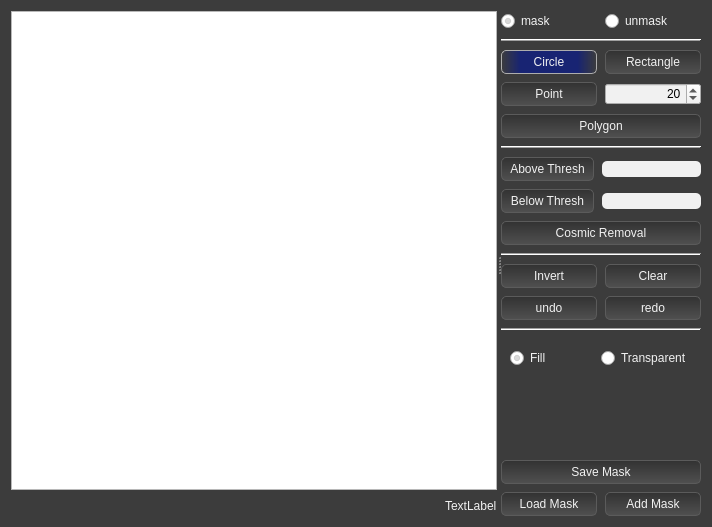
<?xml version="1.0" encoding="UTF-8"?>
<ui version="4.0">
 <class>xrs_mask_widget</class>
 <widget class="QWidget" name="xrs_mask_widget">
  <property name="geometry">
   <rect>
    <x>0</x>
    <y>0</y>
    <width>712</width>
    <height>527</height>
   </rect>
  </property>
  <property name="windowTitle">
   <string>XRS - Suite Mask creation</string>
  </property>
  <property name="styleSheet">
   <string notr="true">#xrs_mask_widget, #start_values, #page, #pyFAI, #fit2d, QTabWidget, QTabWidget::tab-bar,  QTabWidget::panel, QToolBox::panel{  
     background: #3C3C3C;      
 }  
   
 QLabel , QCheckBox, QGroupBox, QRadioButton, QListWidget::item, QPushButton, QToolBox::tab, QSpinBox, QDoubleSpinBox  {  
     color: #F1F1F1;
    
    font-size: 12px;
 }  
 QCheckBox{  
     border-radius: 5px;  
 }  
 QRadioButton {  
     font-weight: normal;  
 }  
   
 QLineEdit  {  
     border-radius: 5px;  
     background: #F1F1F1;  
     color: black;  
 }  
QSpinBox, QDoubleSpinBox {
	background-color:  #F1F1F1;
	color: black;
}

  
QPushButton{  
     background: qlineargradient(spread:pad, x1:0, y1:0, x2:0, y2:1, stop:0 #323232, stop:1 #505050);
     border: 1px solid #5B5B5B;
     border-radius: 5px; 
     padding-left: 8px;
    padding-right: 8px;  
    padding-bottom: 4px; 
    padding-top: 4px;
 }  

QPushButton::disabled{
}

QPushButton::hover{  
     border:1px solid #ADADAD;  
     padding: 5px;  
 }  
 
QPushButton::checked{
	background: qlineargradient(spread:pad, x1:0, y1:1, x2:1, y2:1, stop:0 #3C3C3C,  stop:0.2 rgba(0,20,150,155), stop:0.8 rgba(0,20,150,155), stop:1 #3C3C3C);
     border:1px solid #ADADAD;
}
 QGroupBox {  
     border: 1px solid #ADADAD;  
     border-radius: 4px;  
     margin-top: 7px;  
     padding: 0px  
 }  
 QGroupBox::title {  
      subcontrol-origin: margin;  
      left: 20px  
  }



QTabBar::tab {  
     background: qlineargradient(spread:pad, x1:0, y1:1, x2:0, y2:0, stop:0 #3C3C3C, stop:1 #505050);
     border: 1px solid  #5B5B5B;  

     border-radius:2px;
     padding-right: 10px;  
     color: #FFF;  
     width: 80px;  
    height: 13px;
    padding: 3px;
    padding-bottom: 5px;
     margin-top: 1px ;
 }  
   
 QTabBar::tab:hover {  
     border: 1px solid #ADADAD;  
 }  
   
 QTabBar::tab:selected {  
     border:1px solid  #ADADAD;  
}
QTabBar::tab:last{
    border-top-right-radius: 10px;
    border-bottom-right-radius: 10px;
}
QTabBar::tab:first{
    border-top-left-radius: 10px;
    border-bottom-left-radius: 10px;
}
 QTabBar::tab:!selected {  
    margin-top: 1px;
    padding-top: 3px;
 }  </string>
  </property>
  <layout class="QHBoxLayout" name="horizontalLayout_2">
   <item>
    <widget class="QSplitter" name="splitter">
     <property name="orientation">
      <enum>Qt::Horizontal</enum>
     </property>
     <widget class="QWidget" name="layoutWidget">
      <layout class="QVBoxLayout" name="verticalLayout">
       <item>
        <widget class="GraphicsLayoutWidget" name="img_pg_layout"/>
       </item>
       <item>
        <layout class="QHBoxLayout" name="horizontalLayout">
         <item>
          <spacer name="horizontalSpacer">
           <property name="orientation">
            <enum>Qt::Horizontal</enum>
           </property>
           <property name="sizeHint" stdset="0">
            <size>
             <width>118</width>
             <height>20</height>
            </size>
           </property>
          </spacer>
         </item>
         <item>
          <widget class="QLabel" name="pos_lbl">
           <property name="text">
            <string>TextLabel</string>
           </property>
          </widget>
         </item>
        </layout>
       </item>
      </layout>
     </widget>
     <widget class="QWidget" name="widget" native="true">
      <property name="maximumSize">
       <size>
        <width>200</width>
        <height>16777215</height>
       </size>
      </property>
      <layout class="QVBoxLayout" name="verticalLayout_2">
       <property name="spacing">
        <number>8</number>
       </property>
       <property name="margin">
        <number>0</number>
       </property>
       <item>
        <layout class="QHBoxLayout" name="horizontalLayout_3">
         <item>
          <widget class="QRadioButton" name="mask_rb">
           <property name="text">
            <string>mask</string>
           </property>
           <property name="checked">
            <bool>true</bool>
           </property>
          </widget>
         </item>
         <item>
          <widget class="QRadioButton" name="unmask_rb">
           <property name="text">
            <string>unmask</string>
           </property>
           <property name="checked">
            <bool>false</bool>
           </property>
          </widget>
         </item>
        </layout>
       </item>
       <item>
        <widget class="Line" name="line_2">
         <property name="frameShadow">
          <enum>QFrame::Raised</enum>
         </property>
         <property name="orientation">
          <enum>Qt::Horizontal</enum>
         </property>
        </widget>
       </item>
       <item>
        <layout class="QGridLayout" name="gridLayout">
         <property name="spacing">
          <number>8</number>
         </property>
         <item row="0" column="0">
          <widget class="QPushButton" name="circle_btn">
           <property name="text">
            <string>Circle</string>
           </property>
           <property name="checkable">
            <bool>true</bool>
           </property>
           <property name="checked">
            <bool>true</bool>
           </property>
           <property name="flat">
            <bool>true</bool>
           </property>
          </widget>
         </item>
         <item row="0" column="1">
          <widget class="QPushButton" name="rectangle_btn">
           <property name="text">
            <string>Rectangle</string>
           </property>
           <property name="checkable">
            <bool>true</bool>
           </property>
           <property name="flat">
            <bool>true</bool>
           </property>
          </widget>
         </item>
         <item row="1" column="0">
          <widget class="QPushButton" name="point_btn">
           <property name="text">
            <string>Point</string>
           </property>
           <property name="checkable">
            <bool>true</bool>
           </property>
           <property name="flat">
            <bool>true</bool>
           </property>
          </widget>
         </item>
         <item row="1" column="1">
          <widget class="QSpinBox" name="point_size_sb">
           <property name="alignment">
            <set>Qt::AlignRight|Qt::AlignTrailing|Qt::AlignVCenter</set>
           </property>
           <property name="maximum">
            <number>4000</number>
           </property>
           <property name="value">
            <number>20</number>
           </property>
          </widget>
         </item>
         <item row="2" column="0" colspan="2">
          <widget class="QPushButton" name="polygon_btn">
           <property name="text">
            <string>Polygon</string>
           </property>
           <property name="checkable">
            <bool>true</bool>
           </property>
           <property name="flat">
            <bool>true</bool>
           </property>
          </widget>
         </item>
        </layout>
       </item>
       <item>
        <widget class="Line" name="line">
         <property name="frameShadow">
          <enum>QFrame::Raised</enum>
         </property>
         <property name="orientation">
          <enum>Qt::Horizontal</enum>
         </property>
        </widget>
       </item>
       <item>
        <layout class="QGridLayout" name="gridLayout_2">
         <property name="spacing">
          <number>8</number>
         </property>
         <item row="1" column="1">
          <widget class="QLineEdit" name="below_thresh_txt">
           <property name="alignment">
            <set>Qt::AlignRight|Qt::AlignTrailing|Qt::AlignVCenter</set>
           </property>
          </widget>
         </item>
         <item row="1" column="0">
          <widget class="QPushButton" name="below_thresh_btn">
           <property name="text">
            <string>Below Thresh</string>
           </property>
           <property name="flat">
            <bool>true</bool>
           </property>
          </widget>
         </item>
         <item row="2" column="0" colspan="2">
          <widget class="QPushButton" name="cosmic_btn">
           <property name="text">
            <string>Cosmic Removal</string>
           </property>
           <property name="flat">
            <bool>true</bool>
           </property>
          </widget>
         </item>
         <item row="0" column="1">
          <widget class="QLineEdit" name="above_thresh_txt">
           <property name="alignment">
            <set>Qt::AlignRight|Qt::AlignTrailing|Qt::AlignVCenter</set>
           </property>
          </widget>
         </item>
         <item row="0" column="0">
          <widget class="QPushButton" name="above_thresh_btn">
           <property name="text">
            <string>Above Thresh</string>
           </property>
           <property name="flat">
            <bool>true</bool>
           </property>
          </widget>
         </item>
        </layout>
       </item>
       <item>
        <widget class="Line" name="line_5">
         <property name="orientation">
          <enum>Qt::Horizontal</enum>
         </property>
        </widget>
       </item>
       <item>
        <layout class="QGridLayout" name="gridLayout_4">
         <property name="spacing">
          <number>8</number>
         </property>
         <item row="0" column="0">
          <widget class="QPushButton" name="invert_mask_btn">
           <property name="text">
            <string>Invert</string>
           </property>
           <property name="flat">
            <bool>true</bool>
           </property>
          </widget>
         </item>
         <item row="0" column="1">
          <widget class="QPushButton" name="clear_mask_btn">
           <property name="text">
            <string>Clear</string>
           </property>
           <property name="flat">
            <bool>true</bool>
           </property>
          </widget>
         </item>
         <item row="1" column="0">
          <widget class="QPushButton" name="undo_btn">
           <property name="text">
            <string>undo</string>
           </property>
           <property name="flat">
            <bool>true</bool>
           </property>
          </widget>
         </item>
         <item row="1" column="1">
          <widget class="QPushButton" name="redo_btn">
           <property name="text">
            <string>redo</string>
           </property>
           <property name="flat">
            <bool>true</bool>
           </property>
          </widget>
         </item>
        </layout>
       </item>
       <item>
        <widget class="Line" name="line_3">
         <property name="orientation">
          <enum>Qt::Horizontal</enum>
         </property>
        </widget>
       </item>
       <item>
        <widget class="QWidget" name="widget" native="true">
         <layout class="QHBoxLayout" name="horizontalLayout_4">
          <item>
           <widget class="QRadioButton" name="fill_rb">
            <property name="text">
             <string>Fill</string>
            </property>
            <property name="checked">
             <bool>true</bool>
            </property>
           </widget>
          </item>
          <item>
           <widget class="QRadioButton" name="transparent_rb">
            <property name="text">
             <string>Transparent</string>
            </property>
           </widget>
          </item>
         </layout>
        </widget>
       </item>
       <item>
        <spacer name="verticalSpacer">
         <property name="orientation">
          <enum>Qt::Vertical</enum>
         </property>
         <property name="sizeHint" stdset="0">
          <size>
           <width>228</width>
           <height>224</height>
          </size>
         </property>
        </spacer>
       </item>
       <item>
        <layout class="QGridLayout" name="gridLayout_3">
         <property name="verticalSpacing">
          <number>8</number>
         </property>
         <item row="0" column="0" colspan="2">
          <widget class="QPushButton" name="save_mask_btn">
           <property name="text">
            <string>Save Mask</string>
           </property>
           <property name="flat">
            <bool>true</bool>
           </property>
          </widget>
         </item>
         <item row="1" column="0">
          <widget class="QPushButton" name="load_mask_btn">
           <property name="text">
            <string>Load Mask</string>
           </property>
           <property name="flat">
            <bool>true</bool>
           </property>
          </widget>
         </item>
         <item row="1" column="1">
          <widget class="QPushButton" name="add_mask_btn">
           <property name="text">
            <string>Add Mask</string>
           </property>
           <property name="flat">
            <bool>true</bool>
           </property>
          </widget>
         </item>
        </layout>
       </item>
      </layout>
      <zorder>widget</zorder>
      <zorder>line</zorder>
      <zorder>line_2</zorder>
      <zorder>line_3</zorder>
      <zorder>line_5</zorder>
     </widget>
    </widget>
   </item>
  </layout>
 </widget>
 <customwidgets>
  <customwidget>
   <class>GraphicsLayoutWidget</class>
   <extends>QGraphicsView</extends>
   <header>pyqtgraph</header>
  </customwidget>
 </customwidgets>
 <resources/>
 <connections/>
</ui>
